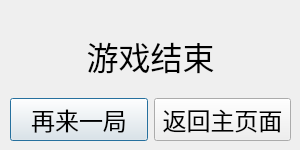
<?xml version="1.0" encoding="UTF-8"?>
<ui version="4.0">
 <class>gameover</class>
 <widget class="QDialog" name="gameover">
  <property name="geometry">
   <rect>
    <x>0</x>
    <y>0</y>
    <width>300</width>
    <height>150</height>
   </rect>
  </property>
  <property name="windowTitle">
   <string>游戏结束</string>
  </property>
  <widget class="QWidget" name="">
   <property name="geometry">
    <rect>
     <x>10</x>
     <y>20</y>
     <width>281</width>
     <height>121</height>
    </rect>
   </property>
   <layout class="QVBoxLayout" name="verticalLayout">
    <item>
     <widget class="QLabel" name="label_gameover">
      <property name="font">
       <font>
        <pointsize>24</pointsize>
       </font>
      </property>
      <property name="text">
       <string>游戏结束</string>
      </property>
      <property name="alignment">
       <set>Qt::AlignCenter</set>
      </property>
     </widget>
    </item>
    <item>
     <layout class="QHBoxLayout" name="horizontalLayout">
      <item>
       <widget class="QPushButton" name="pushButton">
        <property name="font">
         <font>
          <pointsize>18</pointsize>
         </font>
        </property>
        <property name="text">
         <string>再来一局</string>
        </property>
       </widget>
      </item>
      <item>
       <widget class="QPushButton" name="pushButton_2">
        <property name="font">
         <font>
          <pointsize>18</pointsize>
         </font>
        </property>
        <property name="text">
         <string>返回主页面</string>
        </property>
       </widget>
      </item>
     </layout>
    </item>
   </layout>
  </widget>
 </widget>
 <resources/>
 <connections/>
</ui>
